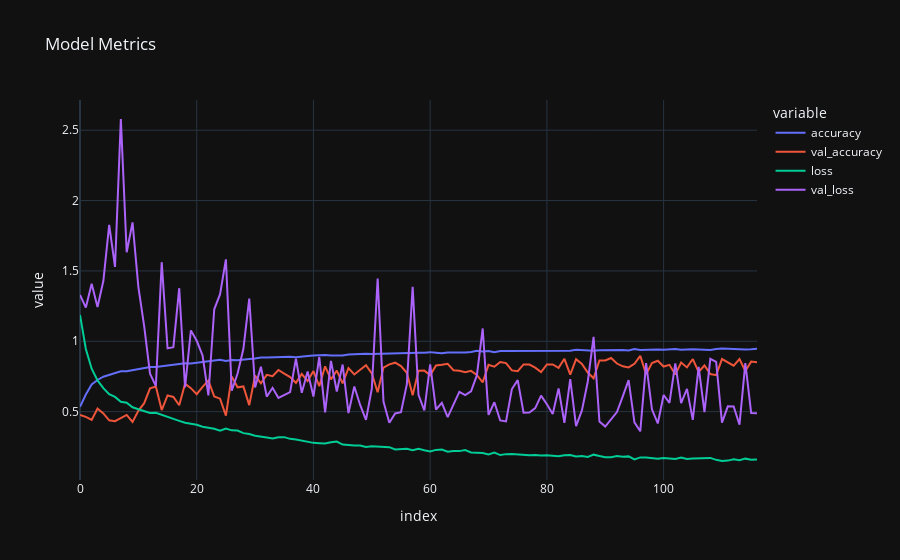

Notebook source saved alongside this figure:
### Code cell
#plot interactivo de accuracy, loss, val_accuracy y val_loss
import plotly.express as px
fig = px.line(results, y=['accuracy', 'val_accuracy', 'loss', 'val_loss'], title='Model Metrics')
fig.update_layout(template="plotly_dark")
fig.show()
